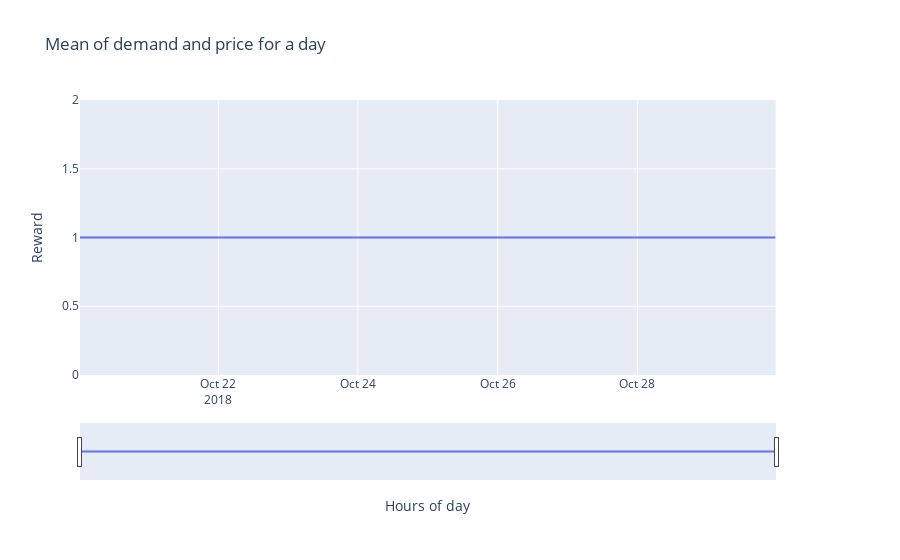

Notebook cell for this chart:
### Code cell
fig = make_subplots(specs=[[{"secondary_y": True}]])
fig.add_trace(go.Scatter(x=results['timestamp'], y=results['k'], name='k'), secondary_y=False)

# Add figure title
fig.update_layout(
    title_text="Mean of demand and price for a day",
    xaxis_rangeslider_visible=True,
)

# Set x-axis title
fig.update_xaxes(title_text="Hours of day")

# Set y-axes titles
fig.update_yaxes(title_text="Reward")

fig.show()

### Figure 1 — Plotly figure (JSON) as saved in the notebook; plotly's stock layout.template omitted (floating-point values rounded to 4 significant figures; data arrays with more than 128 entries replaced by an {"elided": "..."} marker saying what was removed)
{"data": [{"name": "k", "type": "scatter", "x": {"elided": "479 str values"}, "xaxis": "x", "y": {"elided": "479 float values"}, "yaxis": "y"}], "layout": {"title": {"text": "Mean of demand and price for a day"}, "xaxis": {"anchor": "y", "domain": [0, 0.94], "rangeslider": {"visible": true}, "title": {"text": "Hours of day"}}, "yaxis": {"anchor": "x", "domain": [0, 1], "title": {"text": "Reward"}}, "yaxis2": {"anchor": "x", "overlaying": "y", "side": "right", "title": {"text": "Reward"}}}}
